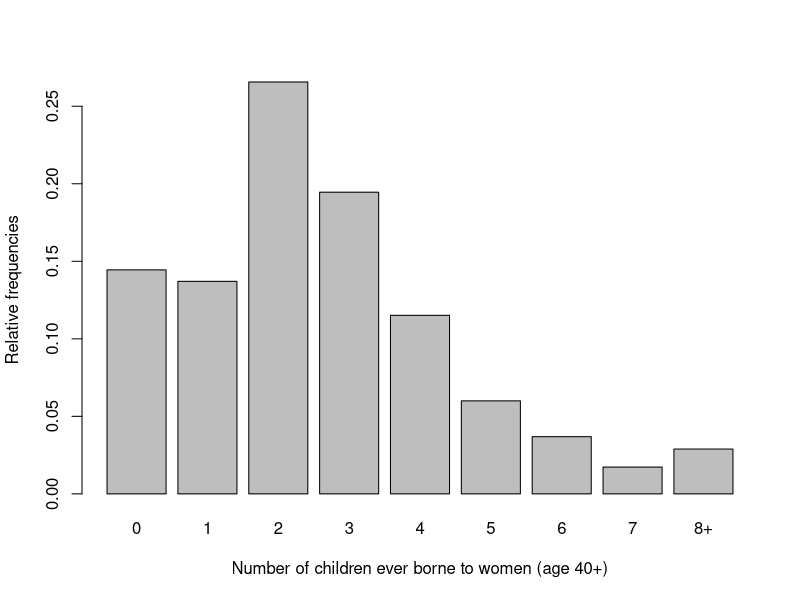
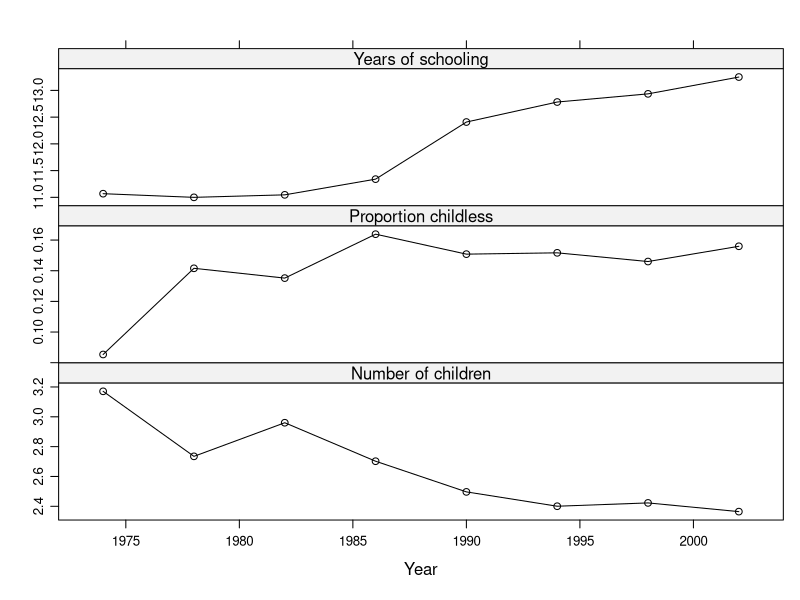
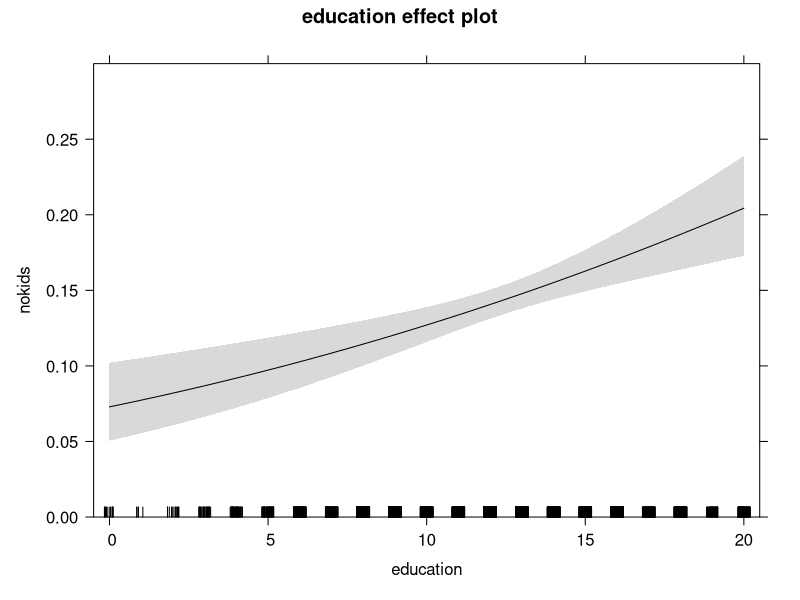

Here is the R script that generated these plots, in order:
library(AER)


### Name: GSS7402
### Title: US General Social Survey 1974-2002
### Aliases: GSS7402
### Keywords: datasets

### ** Examples

## completed fertility subset
data("GSS7402", package = "AER")
gss40 <- subset(GSS7402, age >= 40)

## Chapter 1
## exploratory statistics
gss_kids <- prop.table(table(gss40$kids))
names(gss_kids)[9] <- "8+"

gss_zoo <- as.matrix(with(gss40, cbind(
  tapply(kids, year, mean),
  tapply(kids, year, function(x) mean(x <= 0)),
  tapply(education, year, mean))))
colnames(gss_zoo) <- c("Number of children",
  "Proportion childless", "Years of schooling")
gss_zoo <- zoo(gss_zoo, sort(unique(gss40$year)))

## visualizations instead of tables
barplot(gss_kids,
  xlab = "Number of children ever borne to women (age 40+)",
  ylab = "Relative frequencies")

library("lattice")
trellis.par.set(theme = canonical.theme(color = FALSE))
print(xyplot(gss_zoo[,3:1], type = "b", xlab = "Year"))


## Chapter 3, Example 3.14
## Table 3.1
gss40$nokids <- factor(gss40$kids <= 0, levels = c(FALSE, TRUE), labels = c("no", "yes"))
gss40$trend <- gss40$year - 1974
nokids_p1 <- glm(nokids ~ 1, data = gss40, family = binomial(link = "probit"))
nokids_p2 <- glm(nokids ~ trend, data = gss40, family = binomial(link = "probit"))
nokids_p3 <- glm(nokids ~ trend + education + ethnicity + siblings,
  data = gss40, family = binomial(link = "probit"))
lrtest(nokids_p1, nokids_p2, nokids_p3)


## Chapter 4, Figure 4.4
library("effects")
nokids_p3_ef <- effect("education", nokids_p3, xlevels = list(education = 0:20))
plot(nokids_p3_ef, rescale.axis = FALSE, ylim = c(0, 0.3))


## Chapter 8, Example 8.11
kids_pois <- glm(kids ~ education + trend + ethnicity + immigrant + lowincome16 + city16,
  data = gss40, family = poisson)
library("MASS")
kids_nb <- glm.nb(kids ~ education + trend + ethnicity + immigrant + lowincome16 + city16,
  data = gss40)
lrtest(kids_pois, kids_nb)


## More examples can be found in:
## help("WinkelmannBoes2009")
